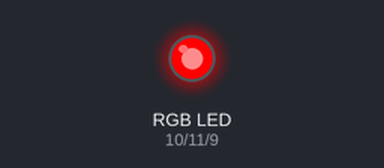
Bench run of a sketch on a simulated Arduino Uno, built with avr-gcc and run on an emulated ATmega328P. On the bench: an RGB LED mixed from three pins (HIGH = lit). Dim RGB values are drawn brighter than linear.

Above: at 0.05 s.
At 4.35 s:
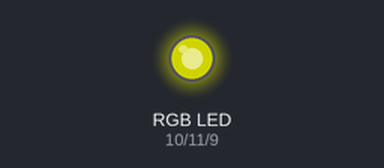
At 8.6 s:
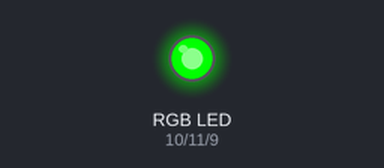
At 17.2 s:
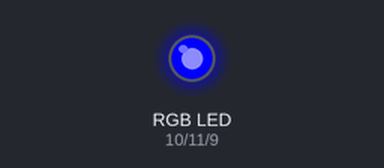
At 28.55 s:
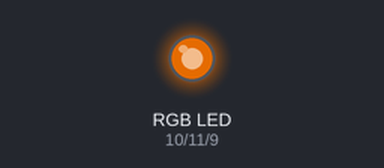
At 39.85 s:
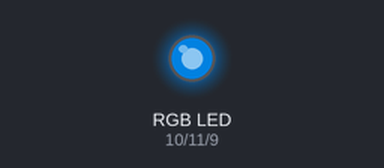
Timing chart, 0 to 40.0 s (numbered marks = the images above):
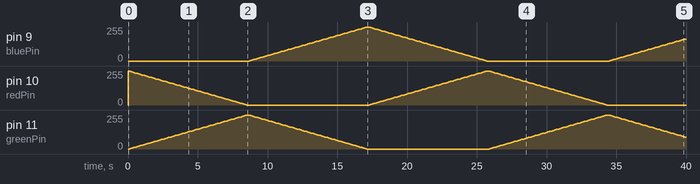

Measured:
- by itself, pin 9 (bluePin): 0/255 → 3/255 at 8.7 s, → 6/255 0.10 s later, → 9/255 0.10 s later, → 12/255 0.10 s later, … (225 changes in this stretch)
- by itself, pin 10 (redPin): 0/255 → 255/255 at 0.00 s, → 252/255 0.10 s later, → 249/255 0.10 s later, → 246/255 0.10 s later, … (256 changes in this stretch)

The sketch:

sketch_feb28a.ino
```cpp
int redPin = 10;
int greenPin = 11;
int bluePin = 9;
void colourTransition();
void setup()
{
    pinMode(redPin, OUTPUT);
    pinMode(greenPin, OUTPUT);
    pinMode(bluePin, OUTPUT);
}
void loop()
{
  colourTransition();
}
void colourTransition()
{
  for(int i=0;i<=255;i+=3)
  {
    analogWrite(redPin,255-i);
    analogWrite(greenPin, i);
    delay(100);
  }
  for(int i=0;i<=255;i+=3)
  {
    analogWrite(greenPin,255-i);
    analogWrite(bluePin, i);
    delay(100);
  }
  for(int i=0;i<=255;i+=3)
  {
    analogWrite(bluePin,255-i);
    analogWrite(redPin, i);
    delay(100);
  }
}
```
